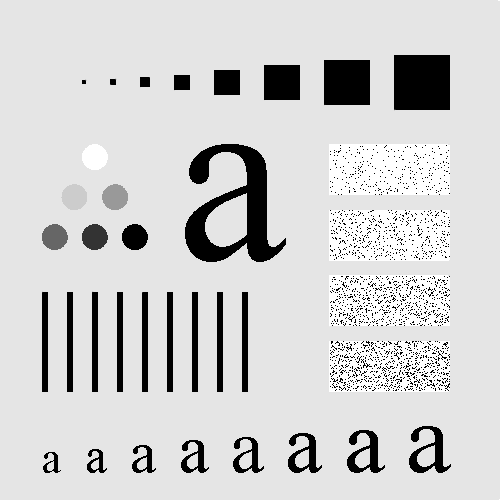
%> input picture HW3/data/Fig0333(a)(test_pattern_blurring_orig).tif, 500 x 500 px
$ octave ex313_AverageFilter.m   (GNU Octave 9; MATLAB toolbox functions it lacks are replaced by stand-ins)
%> lines starting %> are read from the running program, lines starting %| are printed output that depends on the picture
close all
I = cell(1,6);
I{1} = imread('..\data\Fig0333(a)(test_pattern_blurring_orig).tif');
sizes = [3 5 9 15 35];

for i = 1:5
tic
I{i+1} = imfilter(I{1},ones(sizes(i),sizes(i))/(sizes(i)*sizes(i)));
toc
end
%> after the loop, I = 6 items

figure(1),clf
ax = zeros(1,6);
for i = 1:6
    ax(i)=subplot(2,3,i);imshow(I{i});
end
%> this loop made 6 passes
%> pass 2, `imshow(I{i})`:
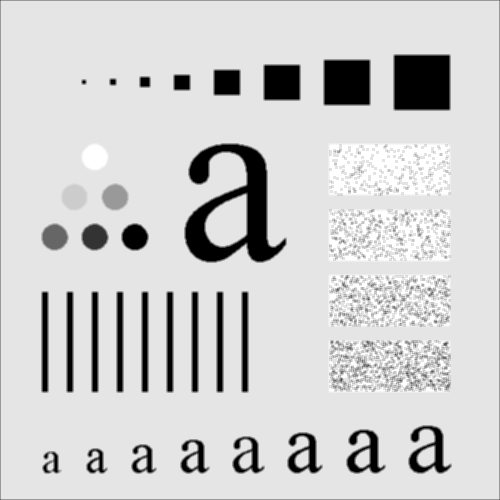
%> displayed picture: size 500x500, on the screen's scale of 0 to 255; min 0, max 255, mean 206.8
%> after the loop, ax = [-34.64 -40.53 -46.53 -52.24 -58.53 -64.69]
linkaxes(ax);
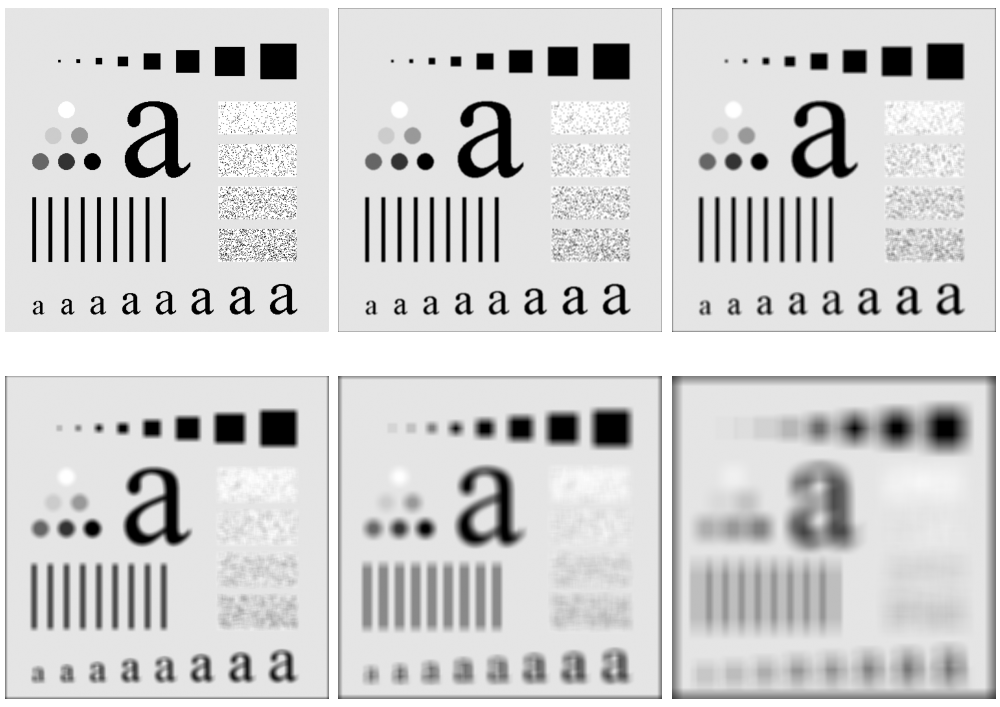
%> figure redrawn from the program's plot data, 6 panels
